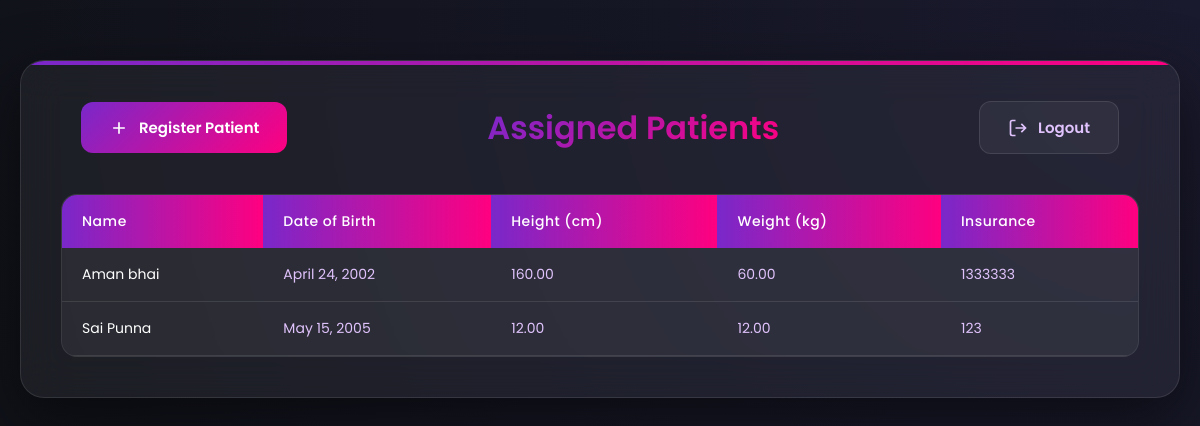
Page /view-patient/ (signed in) on the earlier database version.
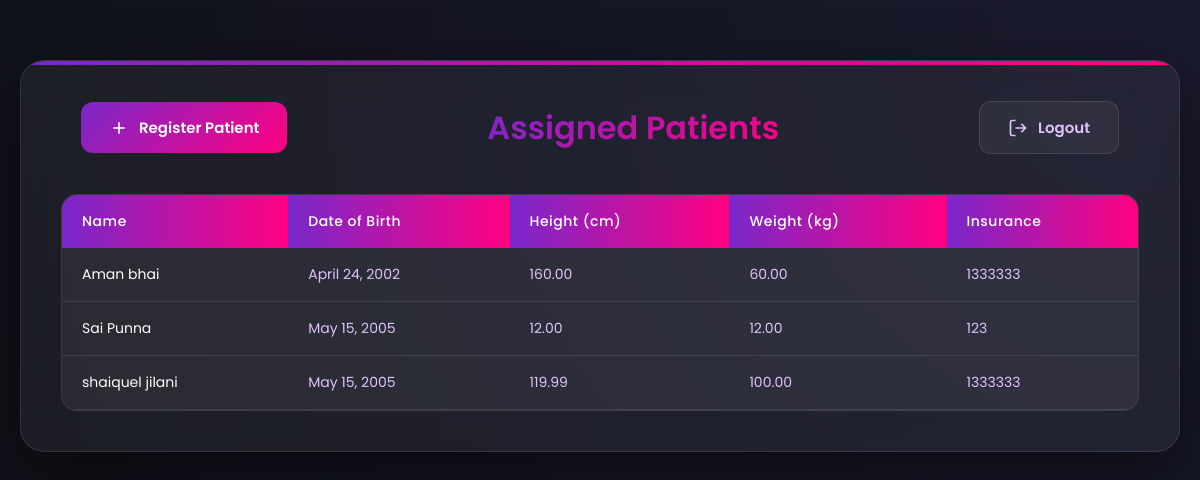
Same page on the later database version.
### rpm_users/models.py (models this page shows, shortened)
class Patient(models.Model):
    SEX_CHOICES = (('Male', 'Male'), ('Female', 'Female'), ('Others', 'Others'),)
    MONITORING_CHOICES = (('Blood Pressure', 'Blood Pressure'), ('Heart Rate', 'Heart Rate'), ('SPO2', 'SPO2'),("Temperature", "Temperature"),)
    user = models.OneToOneField(User, on_delete=models.CASCADE, blank=True, null=True)
    date_of_birth = models.DateField(blank=True, null=True)
    height = models.DecimalField(blank=True, null=True, max_digits=10, decimal_places=2)
    weight = models.DecimalField(blank=True, null=True, max_digits=10, decimal_places=2)
    insurance = models.CharField(blank=True, null=True, max_length=255)
    sex = models.CharField(blank=True, max_length=10, null=True, choices=SEX_CHOICES)
    bmi = models.DecimalField(blank=True, max_digits=10, decimal_places=2, null=True)
    phone_number = models.CharField(max_length=15, blank=True, null=True)
    monitoring_parameters = models.CharField(blank=True, max_length=20, null=True, choices=MONITORING_CHOICES)
    device_serial_number = models.BigIntegerField(null=True, blank=True, unique=True)
    pharmacy_info = models.TextField(blank=True, null=True)
    allergies = models.TextField(blank=True, null=True)
    smoke = models.CharField(choices=(('YES', 'YES'), ('NO', 'NO'),), default='NO', max_length=3)
    drink = models.CharField(choices=(('YES', 'YES'), ('NO', 'NO'),), default='NO', max_length=3)
    family_history = models.TextField(null=True, blank=True)
    medications = models.TextField(null=True, blank=True)
    id = models.UUIDField(default=uuid.uuid4, primary_key=True, editable=False)
    created_at = models.DateTimeField(auto_now_add=True)
    updated_at = models.DateTimeField(auto_now=True)
    moderator_assigned = models.ForeignKey('Moderator', blank=True, null=True, on_delete=models.SET_NULL, related_name='moderators')

### rpm_users/views.py (the view)
# urls.py: path('view-patient/', views.view_assigned_patient, name='view_all_assigned_patient'),
@login_required
def view_assigned_patient(request):
    moderator = Moderator.objects.get(user=request.user)
    patient_obj = Patient.objects.filter(moderator_assigned=moderator)
    formatted_patients = []
    for patient in patient_obj:
        medications = []
        if patient.medications:
            medications = [med.strip() for med in patient.medications.split('\n') if med.strip()]
        pharmacy_info = {}
        if patient.pharmacy_info:
            try:
                lines = patient.pharmacy_info.split('\n')
                for line in lines:
                    if ':' in line:
                        key, value = line.split(':', 1)
                        pharmacy_info[key.strip()] = value.strip()
            except:
                pharmacy_info = {'Details': patient.pharmacy_info}
        allergies = []
        if patient.allergies:
            allergies = [allergy.strip() for allergy in patient.allergies.split(',') if allergy.strip()]
        family_history = []
        if patient.family_history:
            history_lines = patient.family_history.split('\n')
            for line in history_lines:
                if line.strip():
                    family_history.append(line.strip())
        formatted_patient = {
            'patient': patient,
            'formatted_medications': medications,
            'formatted_pharmacy': pharmacy_info,
            'formatted_allergies': allergies,
            'formatted_family_history': family_history
        }
        formatted_patients.append(formatted_patient)
    context = {
        'patient_obj': formatted_patients,
    }
    return render(request, 'view_assigned_patient.html', context)

### templates/view_assigned_patient.html (shortened to what this page needs)
<!DOCTYPE html>
<html lang="en">
  <head>
    {% load static %}
  </head>
  <body>
    <div class="container">
      <div class="header">
        <a href="{% url 'register_patient' %}" class="btn register-btn">
          <svg width="20" height="20" viewBox="0 0 24 24" fill="none" stroke="currentColor" stroke-width="2">
            <path d="M12 5v14M5 12h14"/>
          </svg>
          Register Patient
        </a>
        <h2>Assigned Patients</h2>
        <a href="{% url 'moderator_logout' %}" class="btn logout-btn">
          <svg width="20" height="20" viewBox="0 0 24 24" fill="none" stroke="currentColor" stroke-width="2">
            <path d="M9 21H5a2 2 0 0 1-2-2V5a2 2 0 0 1 2-2h4M16 17l5-5-5-5M21 12H9"/>
          </svg>
          Logout
        </a>
      </div>
      {% if patient_obj %}
      <div class="table-container">
        <table>
          <thead>
            <tr>
              <th>Name</th>
              <th>Date of Birth</th>
              <th>Height (cm)</th>
              <th>Weight (kg)</th>
              <th>Insurance</th>
            </tr>
          </thead>
          <tbody>
            {% for entry in patient_obj %}
              {% with entry.patient as patient %}
              <tr>
                <td>
                  <a href="{% url 'moderator_actions' patient.id %}?action=access" class="table-link">
                    {{ patient.user.first_name }} {{ patient.user.last_name }}
                  </a>
                </td>
                <td>{{ patient.date_of_birth }}</td>
                <td>{{ patient.height }}</td>
                <td>{{ patient.weight }}</td>
                <td>{{ patient.insurance }}</td>
              </tr>
              {% endwith %}
            {% endfor %}
          </tbody>
        </table>
      </div>
      {% else %}
      <div class="empty-state">
        <p>No patients assigned yet.</p>
      </div>
      {% endif %}
    </div>
  </body>
</html>

### templates/view_assigned_patient.html (style rules this page uses)
* { margin: 0; padding: 0; box-sizing: border-box; }
:root { --primary: #7928CA; --primary-dark: #6A0DAD; --secondary: #FF0080; --text: #E0C3FC; --background: #0F1116; --card-bg: rgba(255, 255, 255, 0.05); --error: #FF4E4E; --success: #00CC88; }
body { font-family: 'Poppins', sans-serif; background: radial-gradient(circle at top right, #1a1a2e, var(--background)); min-height: 100vh; color: var(--text); padding: 20px; }
.container { width: 100%; max-width: 1200px; background: var(--card-bg); backdrop-filter: blur(20px); padding: 40px; border-radius: 24px; box-shadow: 0 20px 60px rgba(0, 0, 0, 0.5); border: 1px solid rgba(255, 255, 255, 0.1); margin: 40px auto; position: relative; overflow: hidden; }
.container::before { content: ''; position: absolute; top: 0; left: 0; right: 0; height: 4px; background: linear-gradient(90deg, var(--primary), var(--secondary)); z-index: 1; }
.header { display: flex; justify-content: space-between; align-items: center; margin-bottom: 40px; padding: 0 20px; }
h2 { text-align: center; color: white; font-size: 32px; font-weight: 600; background: linear-gradient(135deg, var(--primary), var(--secondary)); -webkit-background-clip: text; -webkit-text-fill-color: transparent; position: relative; display: inline-block; margin: 0 20px; }
.btn { padding: 14px 28px; border: none; border-radius: 12px; font-weight: 600; cursor: pointer; transition: all 0.3s ease; font-size: 15px; text-decoration: none; display: inline-flex; align-items: center; gap: 10px; font-family: 'Poppins', sans-serif; }
.register-btn { background: linear-gradient(135deg, var(--primary), var(--secondary)); color: white; position: relative; overflow: hidden; }
.register-btn::before { content: ''; position: absolute; top: 0; left: -100%; width: 100%; height: 100%; background: linear-gradient(90deg, transparent, rgba(255, 255, 255, 0.2), transparent); transition: 0.5s; }
.logout-btn { background: rgba(255, 255, 255, 0.05); color: var(--text); border: 1px solid rgba(255, 255, 255, 0.1); }
.table-container { background: rgba(255, 255, 255, 0.03); border-radius: 16px; overflow: hidden; border: 1px solid rgba(255, 255, 255, 0.1); }
table { width: 100%; border-collapse: separate; border-spacing: 0; margin: 0; }
th { background: linear-gradient(90deg, var(--primary), var(--secondary)); color: white; font-weight: 500; font-size: 14px; padding: 16px 20px; text-align: left; letter-spacing: 0.5px; }
td { padding: 16px 20px; border-bottom: 1px solid rgba(255, 255, 255, 0.1); font-size: 14px; transition: all 0.3s ease; }
.table-link { color: white; text-decoration: none; display: block; transition: all 0.3s ease; }
tr { background: rgba(255, 255, 255, 0.03); transition: all 0.3s ease; }

Differences in the rows shown:
added Patient: patient.user.first_name "shaiquel", patient.user.last_name "jilani", patient.date_of_birth "May 15, 2005", patient.height "119.99", patient.weight "100.00", patient.insurance "1333333"
